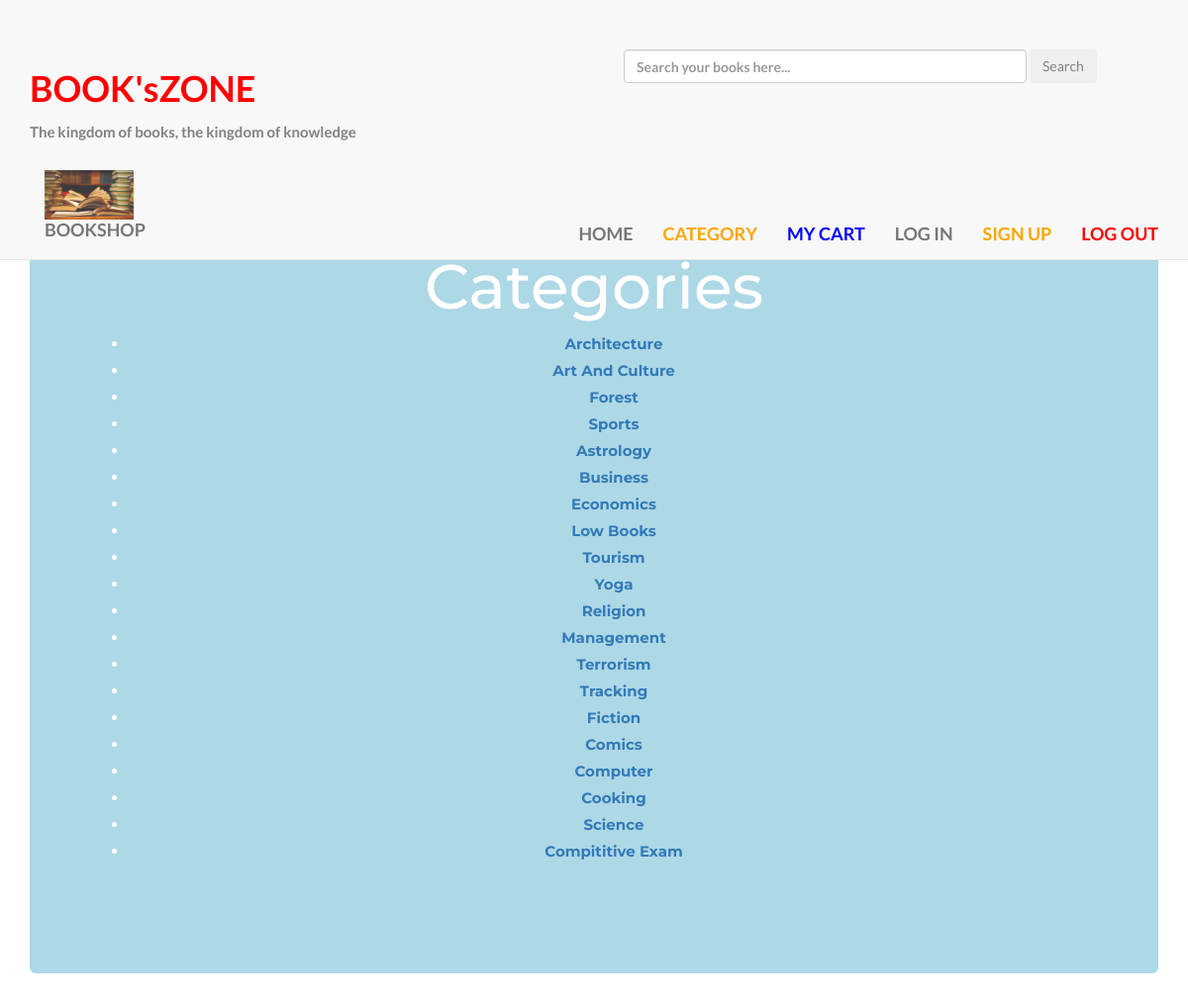
Screenshot of /Category.php with the database file from the repository.
### tables this page shows
CREATE TABLE IF NOT EXISTS `category` (
  `cat_id` int(4) NOT NULL auto_increment,
  `cat_nm` varchar(30) NOT NULL,
  PRIMARY KEY  (`cat_id`)
);

### Category.php (the view, shortened to what this page needs)
<!DOCTYPE html>
<html lang="en">
<head>
  <link rel="stylesheet" href="https://maxcdn.bootstrapcdn.com/bootstrap/3.3.7/css/bootstrap.min.css">
  <link rel = "stylesheet" href="css/home.css">
</head>
<body class="container" id="myPage" data-spy="scroll" data-target=".navbar" data-offset="60"  class="shortPage">
<nav class="navbar navbar-default navbar-fixed-top navbar navbar-dark bg-dark">
<div class="container">
  <div class="navbar-header">
    <h1><b><font color="red">BOOK'sZONE</font></b1></h1>
      <p>The kingdom of books, the kingdom of knowledge</p>
  </div>
  <div class="collapse navbar-collapse" style="margin-top:50px;margin-left:600px;">
    <form class="form-inline my-2 my-lg-0">
      <input size="50" class="form-control mr-sm-2" type="search" placeholder="Search your books here..." aria-label="Search">
      <button class="btn btn-outline-success my-2 my-sm-0" type="submit">Search</button>
    </form>
  </div>
</div>
  <div class="container">
    <div class="navbar-header">
       <a class="navbar-brand" href="index.html"><img src="images/final_logo.jpg" height="50" width="90" alt="BOOKSHOP"/>BOOKSHOP</a>
    </div>
    <br><br>
    <div class="collapse navbar-collapse" id="myNavbar">
      <ul class="nav navbar-nav navbar-right">
        <li><a href="index.html"><font color="" size="4.5">HOME</font></a></li>
        <li><a href="Category.php"><font color="orange" size="4.5">CATEGORY</font></a></li>
        <li><a href ="exm.php" ><font color="blue" size="4.5">MY CART</font></a></li>
        <li><a href="1.login.php"><font color="" size="4.5">LOG IN</font></a></li>
        <li><a href="signUp.html"><font color="orange" size="4.5">SIGN UP</font></a></li>
        <li><a href="logout.php"><font color="red" size="4.5">LOG OUT</font></a></li>
      </ul>
    </div>
  </div>
</nav>
<br><br><br>
<div class="jumbotron text-center">
<br><br>
    <h1>Categories</h1>
    <ul>
								<?php
										$link= mysqli_connect('localhost','root','1604089','book_store')or die("Can't Connect...");
										mysqli_select_db($link,'book_store') or die("Can't Connect to Database...");
										$query="select * from category ";
										$res=mysqli_query($link,$query);
										while($row=mysqli_fetch_assoc($res))
											{
												echo '<li><a href="subcat.php?cat='.$row['cat_id'].'&catnm='.$row["cat_nm"].'">'.$row["cat_nm"].'</a></li>';
											}
								?>
				</ul>
    </div>

### css/home.css (style rules this page uses)
body { font: 400 15px Lato, sans-serif; line-height: 1.8; color: #818181; }
.jumbotron { background-color: lightblue; color: #fff; padding: 100px 25px; font-family: Montserrat, sans-serif; }

### rows the page displays
category: cat_nm "Architecture"
category: cat_nm "Art And Culture"
category: cat_nm "Forest"
category: cat_nm "Sports"
category: cat_nm "Astrology"
category: cat_nm "Business"
category: cat_nm "Economics"
category: cat_nm "Low Books"
category: cat_nm "Tourism"
category: cat_nm "Yoga"
category: cat_nm "Religion"
category: cat_nm "Management"
category: cat_nm "Terrorism"
category: cat_nm "Tracking"
category: cat_nm "Fiction"
category: cat_nm "Comics"
category: cat_nm "Computer"
category: cat_nm "Cooking"
category: cat_nm "Science"
category: cat_nm "Compititive Exam"
